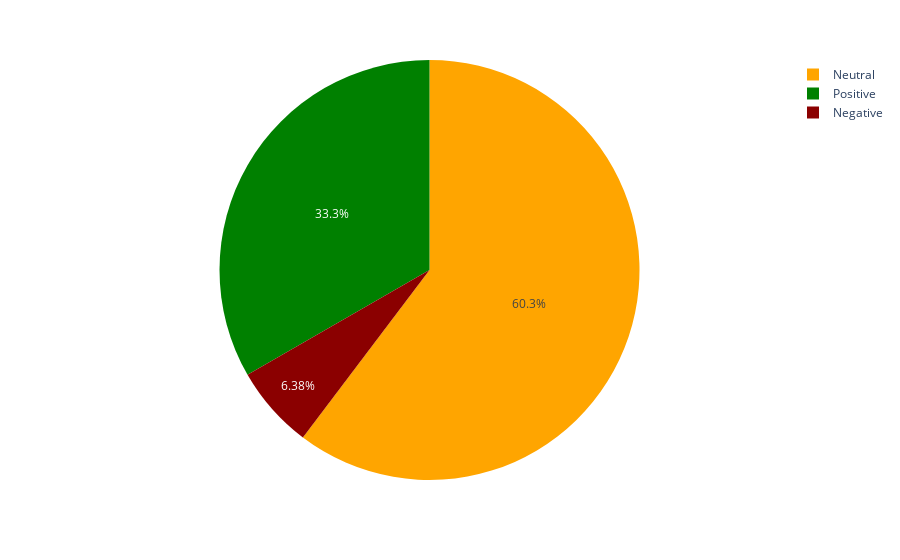

Source (notebook cell):
### Code cell
fig = px.pie(df, names = 'Sentiment', color = 'Sentiment',
             color_discrete_map = {'Positive':'green',
                                   'Negative':'Darkred',
                                   'Neutral':'orange'})
fig.show()

### Figure 1 — Plotly figure (JSON) as saved in the notebook; plotly's stock layout.template omitted (floating-point values rounded to 4 significant figures; data arrays with more than 128 entries replaced by an {"elided": "..."} marker saying what was removed)
{"data": [{"customdata": {"elided": "8914x1 str values"}, "domain": {"x": [0, 1], "y": [0, 1]}, "hovertemplate": "Sentiment=%{customdata[0]}<extra></extra>", "labels": {"elided": "8914 str values"}, "legendgroup": "", "marker": {"colors": {"elided": "8914 str values"}}, "name": "", "showlegend": true, "type": "pie"}], "layout": {"legend": {"tracegroupgap": 0}, "margin": {"t": 60}}}
